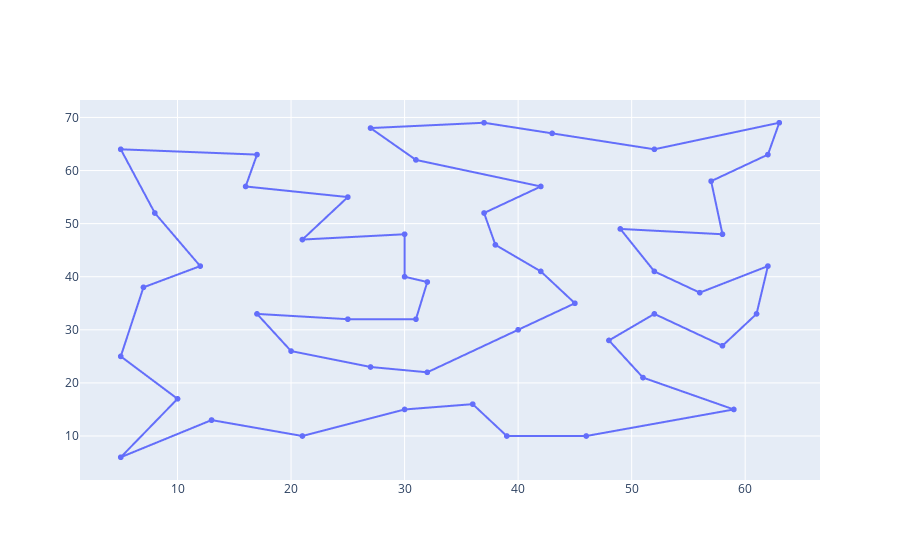

The notebook cell saved with this chart:
### Code cell
fig = go.Figure(data=go.Scattergl(
    x=edge_x,
    y=edge_y,
    mode="markers+lines",
    # mode="markers"
))
fig.update_layout(height=750)
fig.show()

### Figure 1 — Plotly figure (JSON) as saved in the notebook; plotly's stock layout.template omitted (floating-point values rounded to 4 significant figures)
{"data": [{"mode": "markers+lines", "type": "scattergl", "x": [13, 21, 30, 36, 39, 46, 59, 51, 48, 52, 58, 61, 62, 56, 52, 49, 58, 57, 62, 63, 52, 43, 37, 27, 31, 42, 37, 38, 42, 45, 40, 32, 27, 20, 17, 25, 31, 32, 30, 30, 21, 25, 16, 17, 5, 8, 12, 7, 5, 10, 5, 13], "y": [13, 10, 15, 16, 10, 10, 15, 21, 28, 33, 27, 33, 42, 37, 41, 49, 48, 58, 63, 69, 64, 67, 69, 68, 62, 57, 52, 46, 41, 35, 30, 22, 23, 26, 33, 32, 32, 39, 40, 48, 47, 55, 57, 63, 64, 52, 42, 38, 25, 17, 6, 13]}], "layout": {"autosize": true, "xaxis": {"autorange": true, "range": [1.49, 66.51], "type": "linear"}, "yaxis": {"autorange": true, "range": [0.801, 74.2], "type": "linear"}}}
